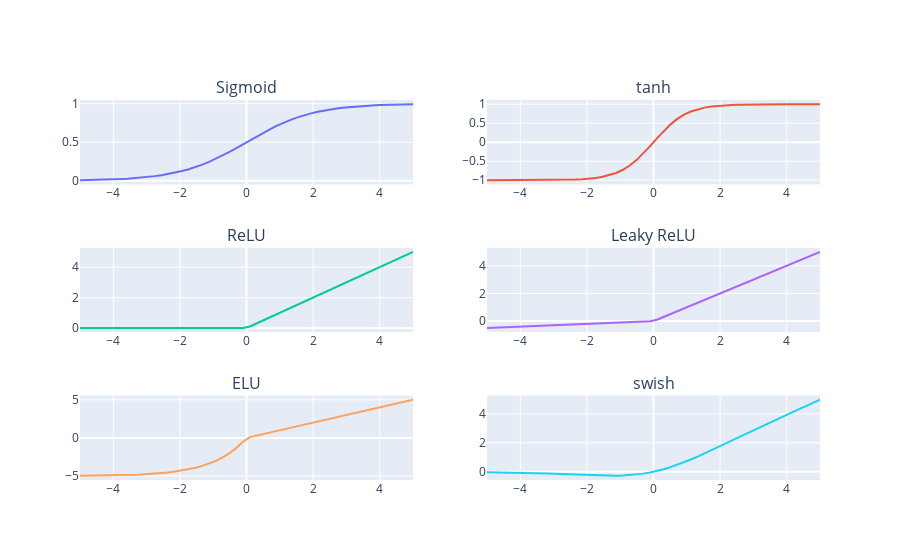

The notebook cell saved with this chart:
### Code cell
#| code-fold: true
import numpy as np
import plotly.express as px
import plotly.graph_objects as go
import plotly.io as pio
from plotly.subplots import make_subplots
pio.renderers.default = "plotly_mimetype+notebook_connected" # this is reqired only to render html not for notebook

fig = make_subplots(rows=3, cols=2,subplot_titles=("Sigmoid", "tanh", "ReLU", "Leaky ReLU", "ELU","swish"))
x = np.linspace(-5,5,50)
sigmoid = 1/(1+np.exp(-x))
fig.append_trace(go.Line(x=x,y=1/(1+np.exp(-x))),row=1,col=1)
fig.append_trace(go.Line(x=x,y=np.tanh(x)),row=1,col=2)
fig.append_trace(go.Line(x=x,y=np.where(x>0,x,0)),row=2,col=1)
fig.append_trace(go.Line(x=x,y=np.where(x>0,x,0.1*x)),row=2,col=2)
fig.append_trace(go.Line(x=x,y=np.where(x>0,x,5*(np.exp(x)-1))),row=3,col=1)
fig.append_trace(go.Line(x=x,y=x/(1+np.exp(-x))),row=3,col=2)
fig.update(layout_showlegend=False)
fig.show()
